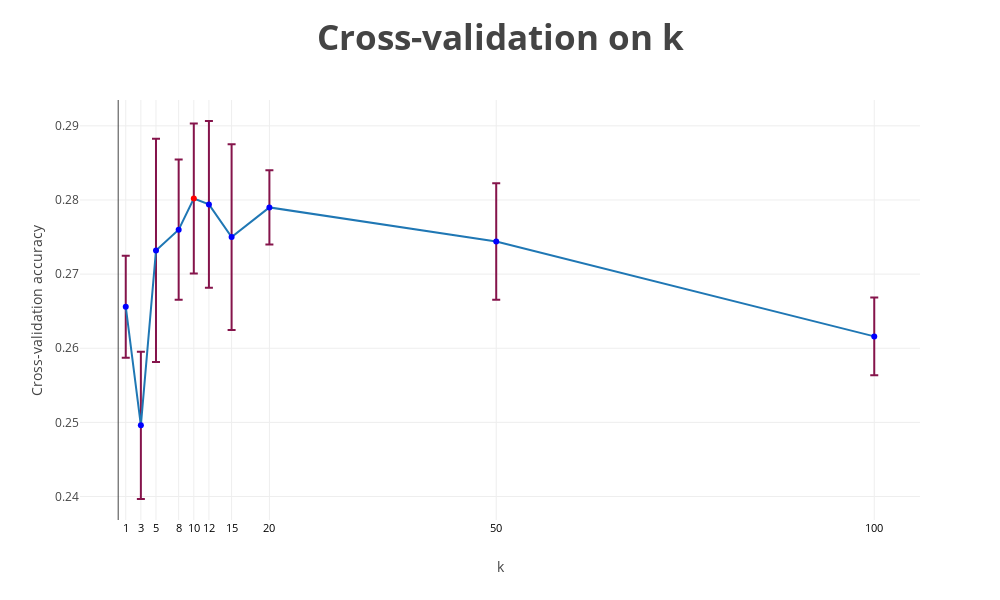

Notebook code for this chart:
### Code cell
data = [go.Scatter(x=list(k_to_accuracies.keys()), y=list(mean_accuracy.values()),
                   error_y=dict(type='data', array=list(std_accracy.values()), visible=True, color='#85144B'), 
                  marker=dict(
        color=colors))]
layout = go.Layout(height=600, width=1000,
                       yaxis=dict(title="Cross-validation accuracy"),
                       xaxis=dict(title="k", 
                                  tickfont=dict(size=11, color='black'), tickangle=0,
                                  showticklabels=True, tickvals = list(k_to_accuracies.keys())),
                       title="<b>Cross-validation on k</b>",
                       titlefont=dict(size=35))
fig = go.Figure(data, layout=layout)
iplot(fig, filename='basic-error-bar')

### Figure 1 — Plotly figure (JSON) as saved in the notebook; plotly's stock layout.template omitted (floating-point values rounded to 4 significant figures)
{"data": [{"error_y": {"array": [0.006888, 0.009932, 0.01505, 0.009445, 0.01013, 0.01125, 0.01252, 0.00502, 0.007864, 0.005238], "color": "#85144B", "type": "data", "visible": true}, "marker": {"color": ["blue", "blue", "blue", "blue", "red", "blue", "blue", "blue", "blue", "blue"]}, "type": "scatter", "uid": "0a91a705-8b6a-4a99-b6c0-8f6bee253a9c", "x": [1, 3, 5, 8, 10, 12, 15, 20, 50, 100], "y": [0.2656, 0.2496, 0.2732, 0.276, 0.2802, 0.2794, 0.275, 0.279, 0.2744, 0.2616]}], "layout": {"height": 600, "title": {"font": {"size": 35}, "text": "<b>Cross-validation on k</b>"}, "width": 1000, "xaxis": {"showticklabels": true, "tickangle": 0, "tickfont": {"color": "black", "size": 11}, "tickvals": [1, 3, 5, 8, 10, 12, 15, 20, 50, 100], "title": {"text": "k"}}, "yaxis": {"title": {"text": "Cross-validation accuracy"}}}}
